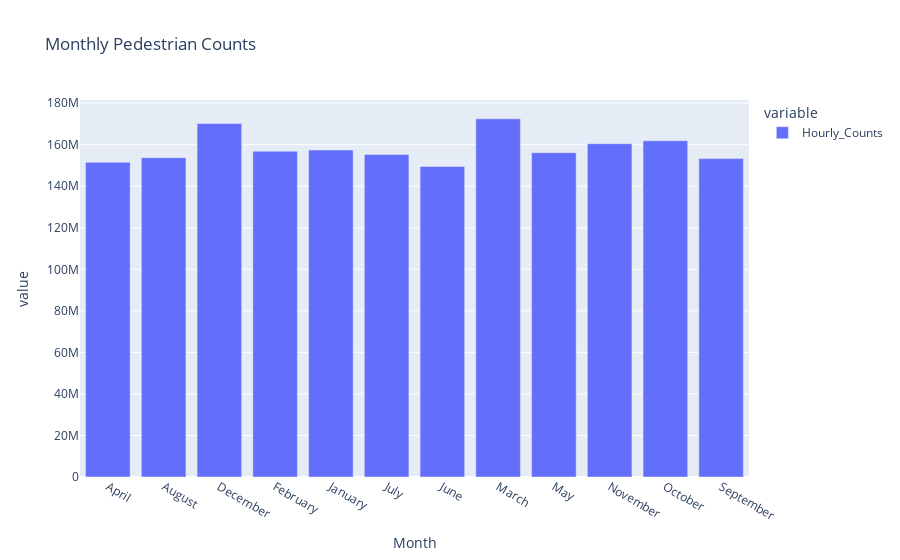

Notebook code for this chart:
### Markdown cell above
### Visual Exploration with Plotly

In order to really understand our data, we have to look deeper than just summary statistics. Visualisation is an important tool for helping us build up a picture of what's happening in our data (both figurative and literally) and understanding what kind of insights it will be capable of generating. t's also important for identifying potential issues in your data 

We're now going to use Plotly to visualise the monthly traffic for 2019 using a bar chart.

There are a number of ways to build Plotly plots (or _figures_ in the Plotly world). We're going to be using Plotly Express, a high-level API that allows you to generate figures from Pandas DataFrames and Series quickly.

### Code cell
import plotly.express as px

# plotting from Series
px.bar(months_2019, title="Monthly Pedestrian Counts")

### Figure 1 — Plotly figure (JSON) as saved in the notebook; plotly's stock layout.template omitted (floating-point values rounded to 4 significant figures)
{"data": [{"alignmentgroup": "True", "hovertemplate": "variable=Hourly_Counts<br>Month=%{x}<br>value=%{y}<extra></extra>", "legendgroup": "Hourly_Counts", "marker": {"color": "#636efa"}, "name": "Hourly_Counts", "offsetgroup": "Hourly_Counts", "orientation": "v", "showlegend": true, "textposition": "auto", "type": "bar", "x": ["April", "August", "December", "February", "January", "July", "June", "March", "May", "November", "October", "September"], "xaxis": "x", "y": [151564562, 153766468, 170223773, 156843588, 157435313, 155313182, 149554005, 172436211, 156137355, 160487798, 161901572, 153304281], "yaxis": "y"}], "layout": {"autosize": true, "barmode": "relative", "legend": {"title": {"text": "variable"}, "tracegroupgap": 0}, "title": {"text": "Monthly Pedestrian Counts"}, "xaxis": {"anchor": "y", "autorange": true, "domain": [0, 1], "range": [-0.5, 11.5], "title": {"text": "Month"}, "type": "category"}, "yaxis": {"anchor": "x", "autorange": true, "domain": [0, 1], "range": [0, 181500000.0], "title": {"text": "value"}, "type": "linear"}}}
